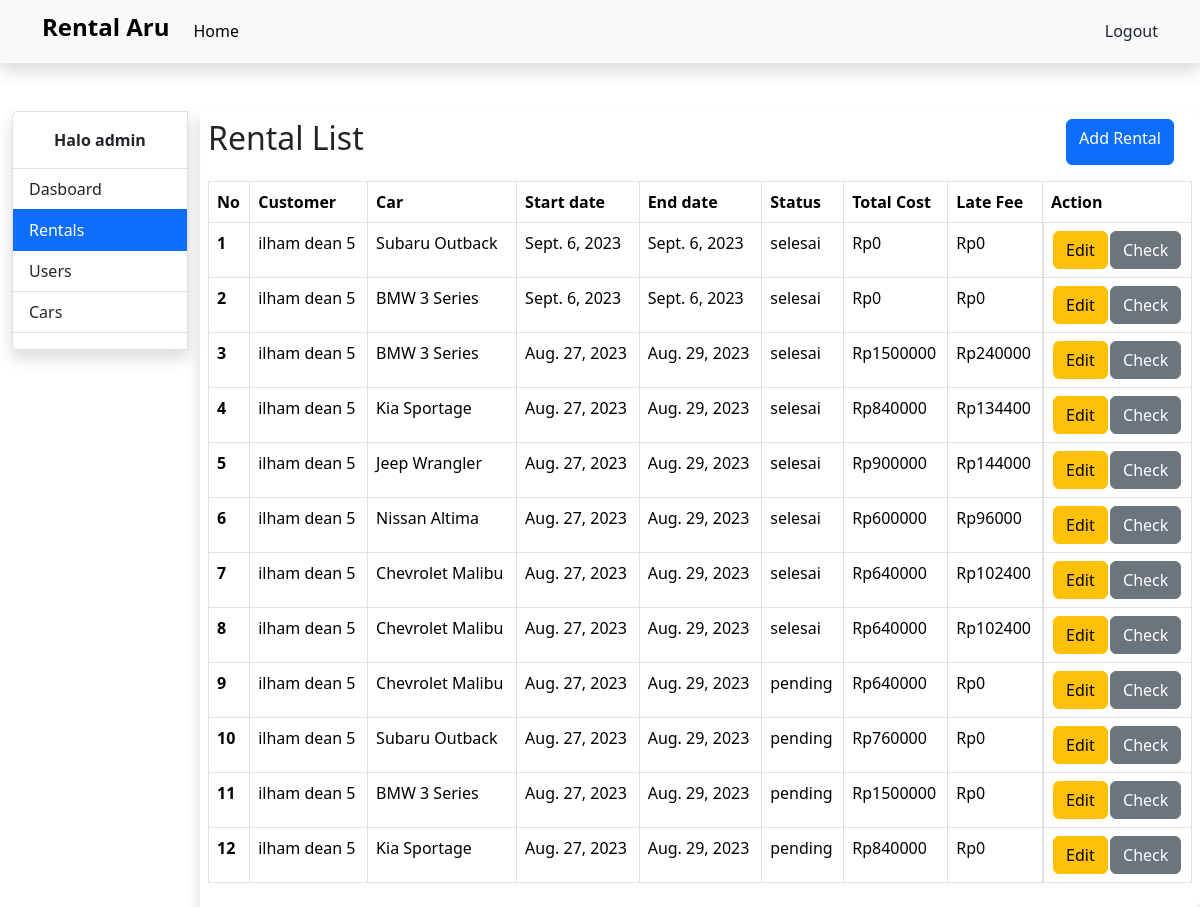
The page /rentals-page (signed in) on the database its author committed.
### base/models.py (models this page shows, shortened)
class Rental(models.Model):
    STATUS_CHOICES = [
        ('aktif', 'Aktif'),
        ('pending', 'Pending'),
        ('selesai', 'Selesai'),
    ]
    car = models.ForeignKey(Car, on_delete=models.CASCADE)
    customer = models.ForeignKey(settings.AUTH_USER_MODEL, on_delete=models.CASCADE)
    start_date = models.DateField()
    end_date = models.DateField()
    check_out_date = models.DateField(null=True, blank=True)
    status = models.CharField(max_length=20, choices=STATUS_CHOICES, default='pending')
    @property
    def total_cost(self):
        days = (self.end_date - self.start_date).days
        total_price = self.car.price * days
        return int(total_price)
    @property
    def late_fee(self):
        fee = 0
        if self.check_out_date:
            if self.check_out_date > self.end_date:
                days = (self.check_out_date - self.end_date).days
                fee = days * (Decimal(0.02) * self.total_cost)
        return int(fee)

class Car(models.Model):
    TRANSMISSION_CHOICES = [
        ('automatic', 'Automatic'),
        ('manual', 'Manual'),
    ]
    name = models.CharField(max_length=255)
    car_type = models.CharField(max_length=50)
    price = models.IntegerField(null=True)
    color = models.CharField(max_length=50)
    transmission = models.CharField(max_length=10, choices=TRANSMISSION_CHOICES)
    license_plate = models.CharField(max_length=15, unique=True)
    passenger_capacity = models.IntegerField()
    fuel_capacity = models.DecimalField(max_digits=5, decimal_places=2)
    description = models.TextField(blank=True, null=True)
    picture = models.ImageField(blank=True, null=True)
    is_booked = models.BooleanField(default=False)
    def __str__(self):
        return self.name

### account/models.py (models this page shows, shortened)
class User(AbstractBaseUser):
    GENDER_CHOICES = [
        ('laki-laki', 'Laki-laki'),
        ('perempuan', 'Perempuan'),
    ]
    email = models.EmailField(verbose_name='email address', max_length=255, unique=True,)
    full_name = models.CharField(max_length=255)
    gender = models.CharField(max_length=10, choices=GENDER_CHOICES, blank=True, null=True)
    birth_date = models.DateField(blank=True, null=True)
    phone_number = models.CharField(max_length=20, blank=True, null=True)
    nik = models.CharField(max_length=16, unique=True, blank=True, null=True)
    license_card_image = models.ImageField(blank=True, null=True)
    id_card_image = models.ImageField(blank=True, null=True)
    profile_picture = models.ImageField(blank=True, null=True)
    date_joined = models.DateField(verbose_name='date joined', auto_now_add=True,)
    last_login = models.DateField(verbose_name='last login', auto_now=True,)
    is_active = models.BooleanField(default=False)
    is_admin = models.BooleanField(default=False)
    is_superuser = models.BooleanField(default=False)
    objects = CustomUserManager()
    USERNAME_FIELD = 'email'
    REQUIRED_FIELDS = ['full_name']
    def __str__(self):
        return self.full_name

### base/views.py (the view)
# urls.py: path('rentals-page', views.rentals_page, name='rentals_page'),
@login_required(login_url='login_page')
def rentals_page(request):
    rentals = Rental.objects.all()
    context = {
        'name': (request.user.full_name).split()[0],
        'rentals': rentals,
        'page': 'rental',
    }
    return render(request, 'rentals_page.html', context)

### templates/rentals_page.html (shortened to what this page needs)
{% extends 'base.html' %}
{% block contents %}
<div class="container-fluid">
    <div class="row">
        <div class="col-2">
            {% include 'menu.html' %}
        </div>
        <div class="col-md shadow rounded-end p-2">
            <div class="row mb-3">
                <div class="col-10">
                    <h2>Rental List</h2>
                </div>
                <div class="col d-flex justify-content-around">
                    <a href="{% url 'add_rental' %}" class="btn btn-primary">Add Rental</a>
                </div>
            </div>
            <div class="table-responsive">
                <table class="table table-bordered">
                    <thead>
                        <tr>
                            <th scope="col">No</th>
                            <th scope="col">Customer</th>
                            <th scope="col">Car</th>
                            <th scope="col">Start date</th>
                            <th scope="col">End date</th>
                            <th scope="col">Status</th>
                            <th scope="col">Total Cost</th>
                            <th scope="col">Late Fee</th>
                            <th scope="col">Action</th>
                        </tr>
                    </thead>
                    <tbody>
                        {% if rentals %}
                        {% for rental in rentals %}
                        <tr>
                            <th scope="col">{{forloop.counter}}</th>
                            <td>{{rental.customer}}</td>
                            <td>{{rental.car}}</td>
                            <td>{{rental.start_date}}</td>
                            <td>{{rental.end_date}}</td>
                            <td>{{rental.status}}</td>
                            <td>Rp{{rental.total_cost}}</td>
                            <td>Rp{{rental.late_fee}}</td>
                            <td class="d-flex justify-content-around">
                                <a href="{% url 'edit_rental' rental.id %}" class="btn btn-warning">Edit</a>
                                <a href="{% url 'checkout_rental' rental.id %}" class="btn btn-secondary">Check</a>
                            </td>
                        </tr>
                        {% endfor %}
                        {% else %}
                        <tr>
                            <td colspan="9" class="text-center">Data not found.</td>
                        </tr>
                        {% endif %}
                    </tbody>
                </table>
            </div>
        </div>
    </div>
</div>
{% endblock %}

### rows shown on the page
Rental: customer "ilham dean 5", car "Subaru Outback", start_date "Sept. 6, 2023", end_date "Sept. 6, 2023", status "selesai", total_cost "0", late_fee "0"
Rental: customer "ilham dean 5", car "BMW 3 Series", start_date "Sept. 6, 2023", end_date "Sept. 6, 2023", status "selesai", total_cost "0", late_fee "0"
Rental: customer "ilham dean 5", car "BMW 3 Series", start_date "Aug. 27, 2023", end_date "Aug. 29, 2023", status "selesai", total_cost "1500000", late_fee "240000"
Rental: customer "ilham dean 5", car "Kia Sportage", start_date "Aug. 27, 2023", end_date "Aug. 29, 2023", status "selesai", total_cost "840000", late_fee "134400"
Rental: customer "ilham dean 5", car "Jeep Wrangler", start_date "Aug. 27, 2023", end_date "Aug. 29, 2023", status "selesai", total_cost "900000", late_fee "144000"
Rental: customer "ilham dean 5", car "Nissan Altima", start_date "Aug. 27, 2023", end_date "Aug. 29, 2023", status "selesai", total_cost "600000", late_fee "96000"
Rental: customer "ilham dean 5", car "Chevrolet Malibu", start_date "Aug. 27, 2023", end_date "Aug. 29, 2023", status "selesai", total_cost "640000", late_fee "102400"
Rental: customer "ilham dean 5", car "Chevrolet Malibu", start_date "Aug. 27, 2023", end_date "Aug. 29, 2023", status "selesai", total_cost "640000", late_fee "102400"
Rental: customer "ilham dean 5", car "Chevrolet Malibu", start_date "Aug. 27, 2023", end_date "Aug. 29, 2023", status "pending", total_cost "640000", late_fee "0"
Rental: customer "ilham dean 5", car "Subaru Outback", start_date "Aug. 27, 2023", end_date "Aug. 29, 2023", status "pending", total_cost "760000", late_fee "0"
Rental: customer "ilham dean 5", car "BMW 3 Series", start_date "Aug. 27, 2023", end_date "Aug. 29, 2023", status "pending", total_cost "1500000", late_fee "0"
Rental: customer "ilham dean 5", car "Kia Sportage", start_date "Aug. 27, 2023", end_date "Aug. 29, 2023", status "pending", total_cost "840000", late_fee "0"

### other values the page prints
{{ name }} "admin"
